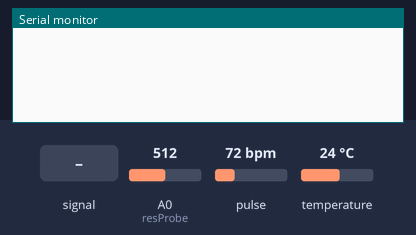
Bench run of a sketch on a simulated Arduino Uno, built with avr-gcc and run on an emulated ATmega328P. Parts: the last lines printed to the serial monitor. The test bench sets the inputs (shaded band); at power-on: pulse 72 bpm, temperature 24 °C, A0 (resProbe) = 512.

Above: at 1.2 s.
1.3 s: A0 (resProbe) fed a 200 Hz sine of ±81 counts around its level
At 3.6 s:
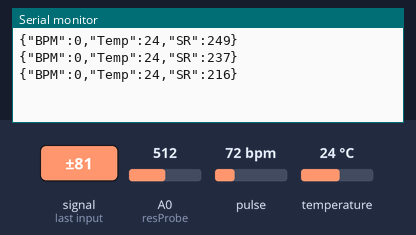
3.8 s: pulse set to 100 bpm
At 5.1 s:
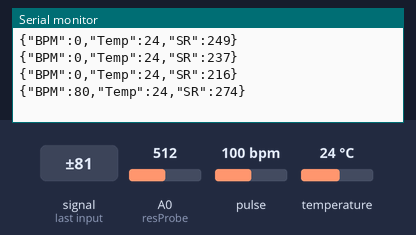
5.3 s: temperature set to 12 °C
At 6.1 s:
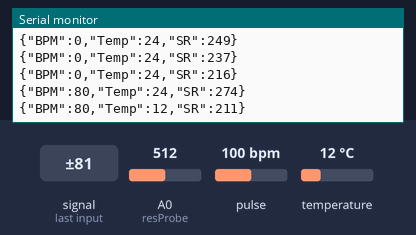
6.8 s: A0 (resProbe) set to 716
At 8.0 s:
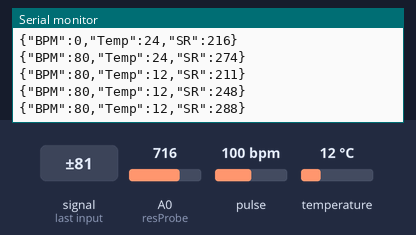
8.3 s: A0 (resProbe) fed a 1000 Hz sine of ±255 counts around its level
At 9.7 s:
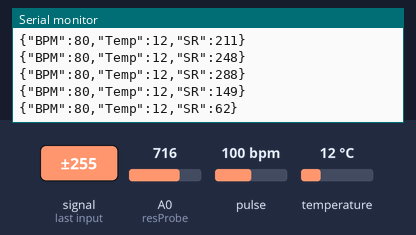
9.8 s: pulse set to 42 bpm
At 12.0 s:
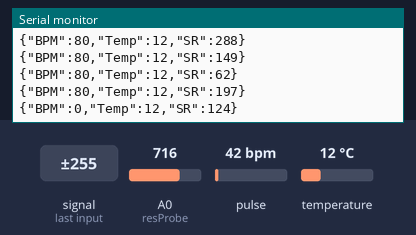
Timing chart, 0 to 12.3 s (numbered marks = the images above; inputs shaded):
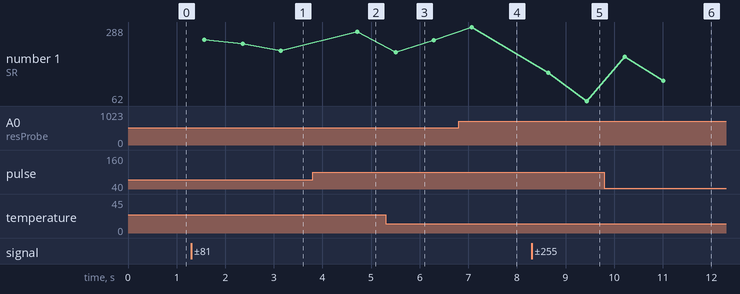

Measured:
- after the input at 1.3 s, the serial monitor: prints a new line after 1.1 s (image 1)
- after the input at 3.8 s, the serial monitor: prints a new line after 0.92 s (image 2)
- after the input at 5.3 s, the serial monitor: prints a new line after 0.20 s (image 3)
- after the input at 8.3 s, the serial monitor: prints a new line after 1.1 s (image 5)
- after the input at 9.8 s, the serial monitor: prints a new line after 1.2 s (image 6)
- plotted number 1: 288 → 62 after the input at 8.3 s

The sketch:

test_main.ino
```cpp
#define USE_ARDUINO_INTERRUPTS true
#include <OneWire.h>
#include <DallasTemperature.h>
#include <ArduinoJson.h>
#include <PulseSensorPlayground.h>

#define ONE_WIRE_BUS 5
#define resProbe A0
const int PulseWire = A1;
int Threshold = 720;
int period = 1000;
unsigned long time_now = 0;
long pulse = 0;


OneWire oneWire(ONE_WIRE_BUS);
DallasTemperature sensors(&oneWire);
PulseSensorPlayground pulseSensor;
DynamicJsonDocument doc(1024);
 String data ="{\"BPM\":0.0,\"Temp\":0.0,\"SR\":0}";
 JsonObject obj;
  String output ="";
void setup(void)
{
 Serial.begin(9600);
 pinMode(resProbe,INPUT);
 sensors.begin();
 deserializeJson(doc, data);
 obj = doc.as<JsonObject>();
 pulseSensor.analogInput(PulseWire);
 pulseSensor.setThreshold(Threshold);
  if (pulseSensor.begin()) {
    ;
      }
  }
void loop(void)
{
 int skinR = 1023-analogRead(resProbe);
 skinR = map(skinR,0,1024,0,500);
 float myBPM = pulseSensor.getBeatsPerMinute();
 myBPM = myBPM-20;
 if(myBPM < 56)myBPM = 0;
 if(myBPM > 160)myBPM = 160;
 if (pulseSensor.sawStartOfBeat())pulse = myBPM;
 sensors.requestTemperatures();
 obj[String("Temp")] = sensors.getTempCByIndex(0);
 obj[String("BPM")] = pulse;
 obj[String("SR")] =skinR;
 output ="";
 serializeJson(doc, output);
 if(millis() >= time_now + period){
        time_now += period;
        Serial.println(output);
    }
 pulse = 0;
 delay(20);
 }
```
